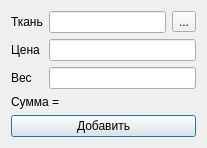
<?xml version="1.0" encoding="UTF-8"?>
<ui version="4.0">
 <class>Dialog</class>
 <widget class="QDialog" name="Dialog">
  <property name="geometry">
   <rect>
    <x>0</x>
    <y>0</y>
    <width>207</width>
    <height>138</height>
   </rect>
  </property>
  <property name="windowTitle">
   <string>Добавление ткани</string>
  </property>
  <layout class="QGridLayout" name="gridLayout">
   <item row="0" column="1">
    <widget class="QLineEdit" name="lineEdit"/>
   </item>
   <item row="2" column="1" colspan="2">
    <widget class="QLineEdit" name="lineEdit_3"/>
   </item>
   <item row="1" column="1" colspan="2">
    <widget class="QLineEdit" name="lineEdit_2"/>
   </item>
   <item row="2" column="0">
    <widget class="QLabel" name="label_3">
     <property name="text">
      <string>Вес</string>
     </property>
    </widget>
   </item>
   <item row="0" column="2">
    <widget class="QToolButton" name="toolButton">
     <property name="text">
      <string>...</string>
     </property>
    </widget>
   </item>
   <item row="1" column="0">
    <widget class="QLabel" name="label_2">
     <property name="text">
      <string>Цена</string>
     </property>
    </widget>
   </item>
   <item row="0" column="0">
    <widget class="QLabel" name="label">
     <property name="text">
      <string>Ткань</string>
     </property>
    </widget>
   </item>
   <item row="4" column="0" colspan="3">
    <widget class="QPushButton" name="pushButton">
     <property name="text">
      <string>Добавить</string>
     </property>
    </widget>
   </item>
   <item row="3" column="0" colspan="3">
    <widget class="QLabel" name="label_4">
     <property name="text">
      <string>Сумма = </string>
     </property>
    </widget>
   </item>
  </layout>
 </widget>
 <resources/>
 <connections/>
</ui>
